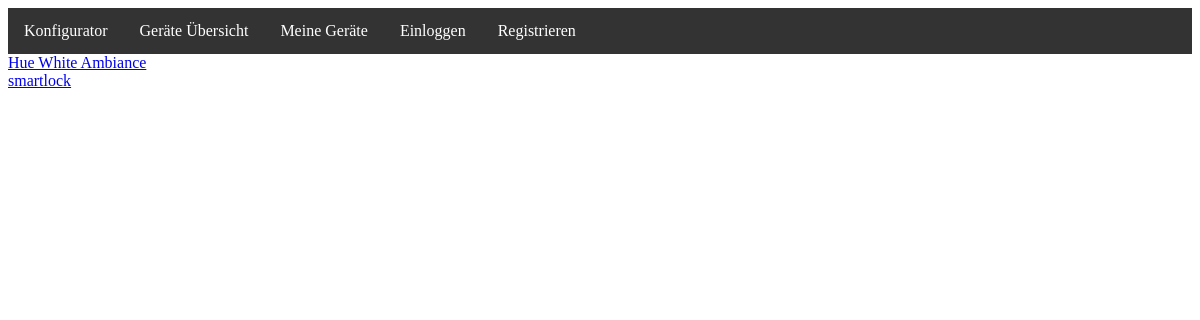
Page /smarthome/devices/ on the earlier database version.
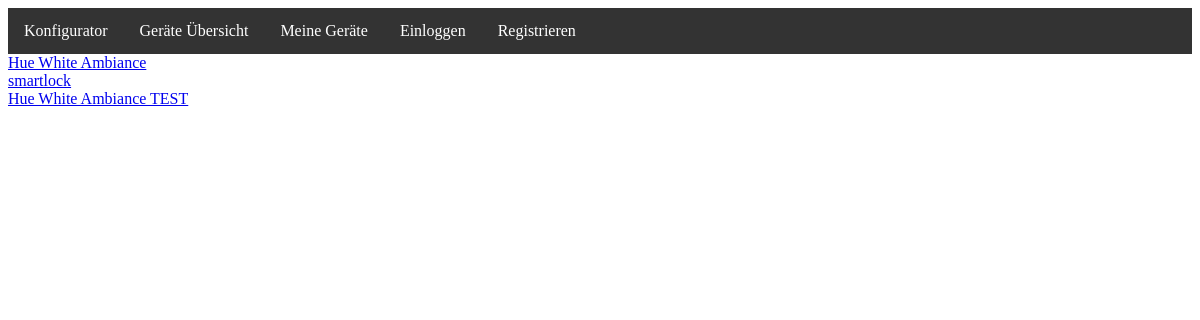
Same page on the later database version.
### smarthome/models.py (models this page shows, shortened)
class Device(models.Model):
    id = models.AutoField(primary_key=True)
    name = models.CharField(max_length=200)
    image = models.FileField(upload_to='Device')
    connector = models.ManyToManyField(Connector)
    standard = models.ManyToManyField(Standard,blank=True)
    manufacturer = models.CharField(max_length=200)
    generation = models.CharField(max_length=10)
    compatible_device = models.ManyToManyField('self',verbose_name="Compatible with",blank=True)
    class Device_Category(models.TextChoices):
        SMART_LIGHTNING = "Smart_Lightning", _("Smart_Lightning")
        SMART_LOCK = "Smart_Lock" , _("Smart_Lock")
        VIRTUAL_ASSISTANT = "Virtual_Assistant", _("Virtual_Assistant")
    category = models.CharField(
        max_length=20,
        choices=Device_Category.choices
    )
    class Meta:
        verbose_name = _("Device")
        verbose_name_plural = _("Devices")
        constraints = [models.UniqueConstraint(fields=["name","manufacturer","generation"],name="unique_device")]

### smarthome/views.py (the view)
# urls.py: path('devices/', views.devices_overview, name='devices'),
def devices_overview(request):
    devices = Device.objects.all()
    template = loader.get_template('smarthome/devices.html')
    context = {
        'devices': devices,
    }
    return HttpResponse(template.render(context, request))

### smarthome/templates/smarthome/devices.html
{% extends "base.html" %}
{% block content %}
    {% for device in devices %}
    <div id="container">
        <a href="{{ device.name }}/">{{ device.name }}</a>
    </div>
    {% endfor %}
    {% endblock %}

### templates/base.html (shortened to what this page needs)
<!DOCTYPE html>
<html lang="en">
<head>
    {% load static %}
    <link rel="stylesheet" type="text/css" href="{% static 'nav_style.css' %}">
</head>
<body>
    <div id="nav">
        {% block navbar %}
        {% include "nav.html" %}
        {% endblock %}
    </div>
    <div id="content">
        {% block content %}
        {% endblock %}
    </div>
</body>
</html>

### templates/nav.html (shortened to what this page needs)
{% load i18n %}
<ul>
    <li><a href="{% url 'configurator:index' %}">{% translate "Configurator" %}</a></li>
    <li><a href="{% url 'smarthome:devices' %}">{% translate "Device Overview" %}</a></li>
    <li><a href="{% url 'configurator:smarthome_configurator' %}">{% translate "My Devices" %}</a></li>
    {% if not user.is_authenticated  %}
<li><a href="{% url 'account_login' %}">{% translate "Login" %}</a></li>
<li><a href="{% url 'account_signup' %}">{% translate "Register" %}</a></li>
{% endif %}
</ul>

### static/nav_style.css (style rules this page uses)
ul { list-style-type: none; margin: 0; padding: 0; overflow: hidden; background-color: #333; }
li { float: left; }
li a { display: block; color: white; text-align: center; padding: 14px 16px; text-decoration: none; }

Differences in the rows shown:
added Device: name "Hue White Ambiance TEST"
